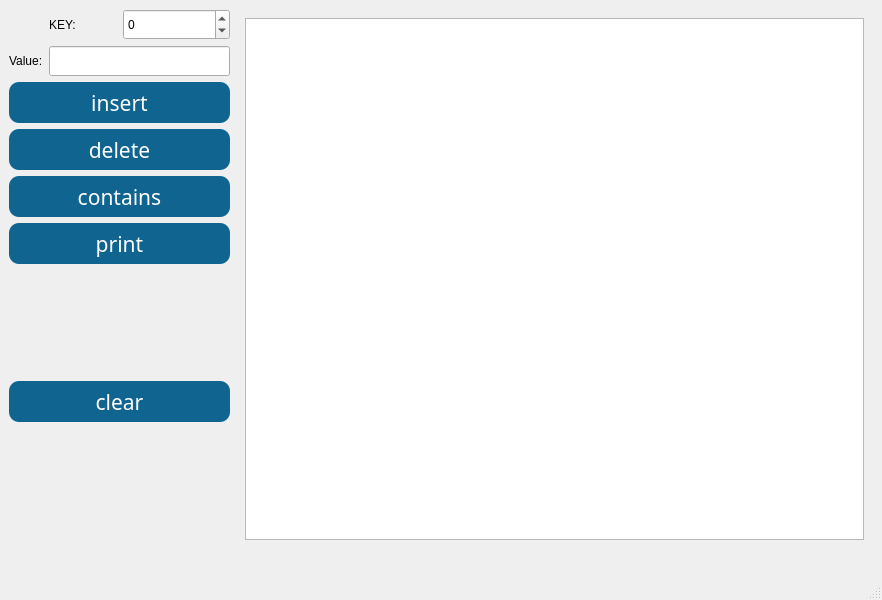
<?xml version="1.0" encoding="UTF-8"?>
<ui version="4.0">
 <class>MainWindow</class>
 <widget class="QMainWindow" name="MainWindow">
  <property name="geometry">
   <rect>
    <x>0</x>
    <y>0</y>
    <width>882</width>
    <height>600</height>
   </rect>
  </property>
  <property name="windowTitle">
   <string>MainWindow</string>
  </property>
  <widget class="QWidget" name="centralwidget">
   <layout class="QGridLayout" name="gridLayout_2">
    <item row="0" column="0">
     <layout class="QFormLayout" name="formLayout">
      <item row="0" column="0">
       <layout class="QVBoxLayout" name="verticalLayout_2">
        <item>
         <layout class="QHBoxLayout" name="horizontalLayout_3">
          <item alignment="Qt::AlignHCenter">
           <widget class="QLabel" name="label_4">
            <property name="maximumSize">
             <size>
              <width>70</width>
              <height>50</height>
             </size>
            </property>
            <property name="text">
             <string>KEY:</string>
            </property>
           </widget>
          </item>
          <item>
           <widget class="QSpinBox" name="inBox_2">
            <property name="minimumSize">
             <size>
              <width>91</width>
              <height>31</height>
             </size>
            </property>
            <property name="readOnly">
             <bool>false</bool>
            </property>
            <property name="minimum">
             <number>-100</number>
            </property>
            <property name="maximum">
             <number>100</number>
            </property>
           </widget>
          </item>
         </layout>
        </item>
        <item>
         <layout class="QHBoxLayout" name="horizontalLayout_4">
          <item alignment="Qt::AlignHCenter">
           <widget class="QLabel" name="label_5">
            <property name="maximumSize">
             <size>
              <width>70</width>
              <height>50</height>
             </size>
            </property>
            <property name="text">
             <string>Value:</string>
            </property>
           </widget>
          </item>
          <item>
           <widget class="QLineEdit" name="inValue">
            <property name="minimumSize">
             <size>
              <width>30</width>
              <height>30</height>
             </size>
            </property>
           </widget>
          </item>
         </layout>
        </item>
        <item>
         <widget class="QPushButton" name="On_insert_2">
          <property name="minimumSize">
           <size>
            <width>221</width>
            <height>41</height>
           </size>
          </property>
          <property name="maximumSize">
           <size>
            <width>221</width>
            <height>41</height>
           </size>
          </property>
          <property name="font">
           <font>
            <family>Futura</family>
            <pointsize>16</pointsize>
            <italic>false</italic>
            <fontweight>Medium</fontweight>
           </font>
          </property>
          <property name="styleSheet">
           <string notr="true">background-color: rgb(16, 100,144);
color: rgb(255, 255, 255);
font: 500 16pt &quot;Futura&quot;;
border-radius: 10px;
padding: 6px;</string>
          </property>
          <property name="text">
           <string>insert</string>
          </property>
         </widget>
        </item>
        <item>
         <widget class="QPushButton" name="On_delete">
          <property name="minimumSize">
           <size>
            <width>221</width>
            <height>41</height>
           </size>
          </property>
          <property name="maximumSize">
           <size>
            <width>221</width>
            <height>41</height>
           </size>
          </property>
          <property name="font">
           <font>
            <family>Futura</family>
            <pointsize>16</pointsize>
            <italic>false</italic>
            <fontweight>Medium</fontweight>
           </font>
          </property>
          <property name="styleSheet">
           <string notr="true">background-color: rgb(16, 100,144);
color: rgb(255, 255, 255);
font: 500 16pt &quot;Futura&quot;;
border-radius: 10px;
padding: 6px;</string>
          </property>
          <property name="text">
           <string>delete</string>
          </property>
         </widget>
        </item>
        <item>
         <widget class="QPushButton" name="On_ExtractMax">
          <property name="minimumSize">
           <size>
            <width>221</width>
            <height>41</height>
           </size>
          </property>
          <property name="maximumSize">
           <size>
            <width>221</width>
            <height>41</height>
           </size>
          </property>
          <property name="font">
           <font>
            <family>Futura</family>
            <pointsize>16</pointsize>
            <italic>false</italic>
            <fontweight>Medium</fontweight>
           </font>
          </property>
          <property name="styleSheet">
           <string notr="true">background-color: rgb(16, 100,144);
color: rgb(255, 255, 255);
font: 500 16pt &quot;Futura&quot;;
border-radius: 10px;
padding: 6px;</string>
          </property>
          <property name="text">
           <string>contains</string>
          </property>
         </widget>
        </item>
        <item>
         <widget class="QPushButton" name="On_print">
          <property name="minimumSize">
           <size>
            <width>221</width>
            <height>41</height>
           </size>
          </property>
          <property name="maximumSize">
           <size>
            <width>221</width>
            <height>41</height>
           </size>
          </property>
          <property name="font">
           <font>
            <family>Futura</family>
            <pointsize>16</pointsize>
            <italic>false</italic>
            <fontweight>Medium</fontweight>
           </font>
          </property>
          <property name="styleSheet">
           <string notr="true">background-color: rgb(16, 100,144);
color: rgb(255, 255, 255);
font: 500 16pt &quot;Futura&quot;;
border-radius: 10px;
padding: 6px;</string>
          </property>
          <property name="text">
           <string>print</string>
          </property>
         </widget>
        </item>
        <item alignment="Qt::AlignVCenter">
         <widget class="QPushButton" name="On_clear_2">
          <property name="minimumSize">
           <size>
            <width>221</width>
            <height>41</height>
           </size>
          </property>
          <property name="maximumSize">
           <size>
            <width>221</width>
            <height>41</height>
           </size>
          </property>
          <property name="font">
           <font>
            <family>Futura</family>
            <pointsize>16</pointsize>
            <italic>false</italic>
            <fontweight>Medium</fontweight>
           </font>
          </property>
          <property name="styleSheet">
           <string notr="true">background-color: rgb(16, 100,144);
color: rgb(255, 255, 255);
font: 500 16pt &quot;Futura&quot;;
border-radius: 10px;
padding: 6px;</string>
          </property>
          <property name="text">
           <string>clear</string>
          </property>
         </widget>
        </item>
        <item>
         <spacer name="verticalSpacer">
          <property name="orientation">
           <enum>Qt::Vertical</enum>
          </property>
          <property name="sizeType">
           <enum>QSizePolicy::Fixed</enum>
          </property>
          <property name="sizeHint" stdset="0">
           <size>
            <width>20</width>
            <height>35</height>
           </size>
          </property>
         </spacer>
        </item>
       </layout>
      </item>
      <item row="0" column="1">
       <layout class="QVBoxLayout" name="verticalLayout_3">
        <item>
         <widget class="QStackedWidget" name="stackedWidget">
          <widget class="QWidget" name="page">
           <layout class="QGridLayout" name="gridLayout">
            <item row="0" column="0">
             <layout class="QVBoxLayout" name="verticalLayout_4">
              <item>
               <widget class="QTextEdit" name="textEdit"/>
              </item>
              <item>
               <spacer name="horizontalSpacer">
                <property name="orientation">
                 <enum>Qt::Horizontal</enum>
                </property>
                <property name="sizeType">
                 <enum>QSizePolicy::Fixed</enum>
                </property>
                <property name="sizeHint" stdset="0">
                 <size>
                  <width>600</width>
                  <height>20</height>
                 </size>
                </property>
               </spacer>
              </item>
             </layout>
            </item>
           </layout>
          </widget>
          <widget class="QWidget" name="page_2">
           <widget class="QWidget" name="verticalLayoutWidget_2">
            <property name="geometry">
             <rect>
              <x>-1</x>
              <y>9</y>
              <width>621</width>
              <height>602</height>
             </rect>
            </property>
            <layout class="QVBoxLayout" name="verticalLayout">
             <item>
              <widget class="QGraphicsView" name="graphicsView"/>
             </item>
             <item>
              <spacer name="horizontalSpacer_2">
               <property name="orientation">
                <enum>Qt::Horizontal</enum>
               </property>
               <property name="sizeType">
                <enum>QSizePolicy::Fixed</enum>
               </property>
               <property name="sizeHint" stdset="0">
                <size>
                 <width>600</width>
                 <height>20</height>
                </size>
               </property>
              </spacer>
             </item>
            </layout>
           </widget>
          </widget>
         </widget>
        </item>
       </layout>
      </item>
     </layout>
    </item>
   </layout>
  </widget>
  <widget class="QMenuBar" name="menubar">
   <property name="geometry">
    <rect>
     <x>0</x>
     <y>0</y>
     <width>882</width>
     <height>36</height>
    </rect>
   </property>
  </widget>
  <widget class="QStatusBar" name="statusbar"/>
 </widget>
 <resources/>
 <connections/>
</ui>
